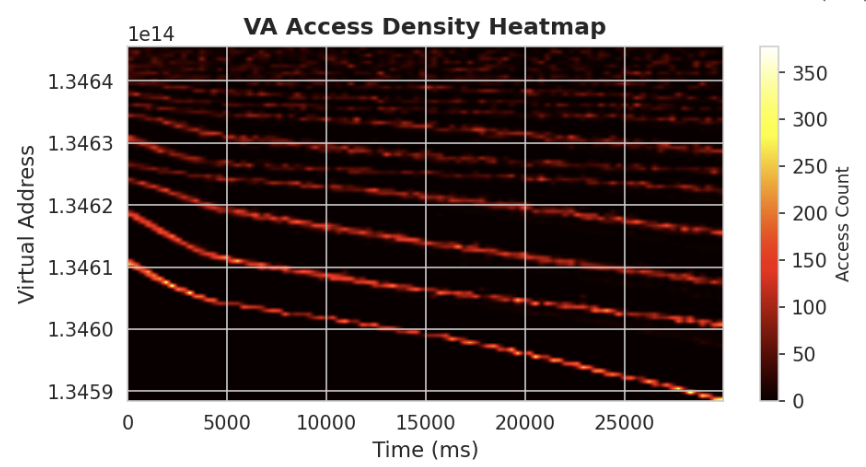
#> input picture tex-revision/img/pattern/faiss-build/page-fault-pattern.png, 866 x 467 px
$ python combine_patterns_crop_v2.py
#> lines starting #> are read from the running program, lines starting #| are printed output that depends on the picture
#!/usr/bin/env python3
"""
v2: Reuse v1's crop+resize logic, then add tick numbers with matplotlib.
Reads v1's crop boundaries, produces individual subplot images,
overlays larger axis ticks and colorbar numbers.
"""

import matplotlib.pyplot as plt
import matplotlib as mpl
import numpy as np
from pathlib import Path
from PIL import Image

mpl.rcParams['pdf.compression'] = 0

SCRIPT_DIR = Path(__file__).parent

# Same crop boundaries as v1
WORKLOADS = [
    ("faiss-build",       "(a) FAISS Build",   (50, 398, 131, 774)),
    ("faiss-query",       "(b) FAISS Query",   (53, 418, 137, 813)),
    ("llama.cpp-prefill", "(c) LLaMA Prefill", (42, 342, 112, 666)),
    ("llama.cpp-decode",  "(d) LLaMA Decode",  (66, 504, 178, 986)),
    ("pytorch-dnn",       "(e) GNN Training",  (72, 536, 96, 957)),
]

TARGET_HEIGHT = 400  # same as v1

# Axis ranges and colorbar ranges read from original images
AXIS_INFO = {
    'faiss-build':      {'x': (0, 25000), 'xt': [0, 10000, 20000],  'xl': ['0','10k','20k'], 'cbar': (0, 350)},
    'faiss-query':      {'x': (0, 25000), 'xt': [0, 10000, 20000],  'xl': ['0','10k','20k'], 'cbar': (0, 350)},
    'llama.cpp-prefill': {'x': (0, 16000), 'xt': [0, 8000, 16000],  'xl': ['0','8k','16k'],  'cbar': (0, 5000)},
    'llama.cpp-decode':  {'x': (0, 13000), 'xt': [0, 6000, 12000],  'xl': ['0','6k','12k'],  'cbar': (0, 700)},
    'pytorch-dnn':      {'x': (0, 25000), 'xt': [0, 10000, 20000],  'xl': ['0','10k','20k'], 'cbar': (0, 3500)},
}

TICK_FS = 5
LABEL_FS = 6.5
TITLE_FS = 7


def load_v1_crop(wdir, crop_box):
    """Replicate v1's crop + resize to TARGET_HEIGHT."""
#> called with wdir = 'faiss-build', crop_box = (50, 398, 131, 774)
    top, bottom, left, right = crop_box
    img = Image.open(str(SCRIPT_DIR / wdir / "page-fault-pattern.png"))
#> img is the input picture: PIL image 866x467 RGBA; mean R, G, B, A 134.3, 121.7, 119.8, 255
    cropped = img.crop((left, top, right, bottom))
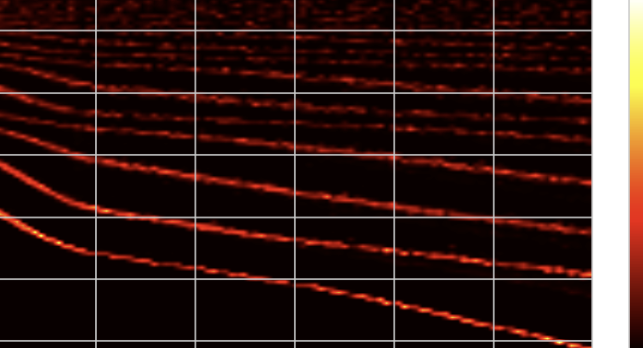
#> cropped: PIL image 643x348 RGBA; mean R, G, B, A 50.3, 28.1, 25.2, 255
    w, h = cropped.size
#> w = 643; h = 348
    new_w = int(w * TARGET_HEIGHT / h)
#> new_w = 739
    resized = cropped.resize((new_w, TARGET_HEIGHT), Image.LANCZOS)
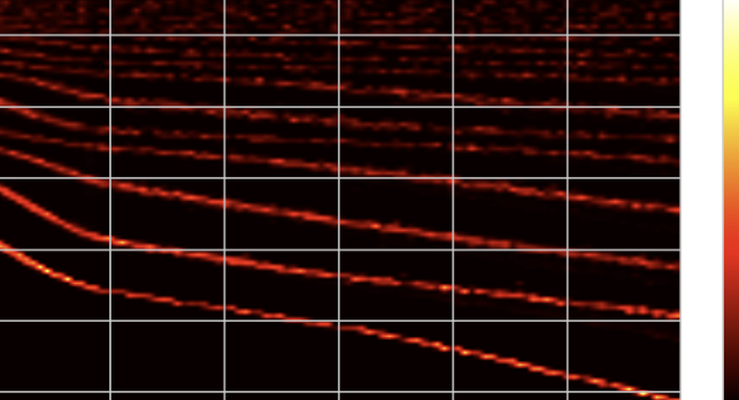
#> resized: PIL image 739x400 RGBA; mean R, G, B, A 50.3, 28.4, 25.4, 255
    return np.array(resized)


def main():
    # Load all v1 crops
    crops = []
    for wdir, label, crop_box in WORKLOADS:
        crops.append(load_v1_crop(wdir, crop_box))

    # Width ratios from resized pixel widths (all same height)
    width_ratios = [c.shape[1] for c in crops]

    ncols = len(WORKLOADS)
    fig, axes = plt.subplots(1, ncols, figsize=(7.0, 1.5), dpi=600,
                             gridspec_kw={'width_ratios': width_ratios})

    for idx, ((wdir, label, _), crop) in enumerate(zip(WORKLOADS, crops)):
        ax = axes[idx]
        img_h, img_w = crop.shape[:2]
        info = AXIS_INFO[wdir]

        # Display the v1 crop as-is
        ax.imshow(crop, interpolation='bilinear')

        # --- X ticks at pixel positions ---
        xmin, xmax = info['x']
        xt_pixels = [img_w * (v - xmin) / (xmax - xmin) for v in info['xt']]
        ax.set_xticks(xt_pixels)
        ax.set_xticklabels(info['xl'], fontsize=TICK_FS)
        ax.tick_params(axis='x', pad=1, length=2, width=0.4)

        # --- Y axis: no numbers, just label on leftmost ---
        ax.set_yticks([])
        if idx == 0:
            ax.set_ylabel("Virtual Address →", fontsize=LABEL_FS, labelpad=1,
                          rotation=90)

        ax.set_xlabel("Time (ms)", fontsize=LABEL_FS, labelpad=1)
        ax.set_title(label, fontsize=TITLE_FS, pad=2)

        # No border
        for spine in ax.spines.values():
            spine.set_visible(False)

        # --- Colorbar numbers on right edge ---
        # The color gradient is already in the image (from v1 crop).
        # Add min at bottom-right, max at top-right.
        cmin, cmax = info['cbar']
        ax.text(img_w * 1.01, img_h - 1, str(int(cmin)),
                fontsize=TICK_FS - 0.5, ha='left', va='bottom')
        ax.text(img_w * 1.01, 0, str(int(cmax)),
                fontsize=TICK_FS - 0.5, ha='left', va='top')

    plt.tight_layout()
    plt.subplots_adjust(wspace=0.18)

    for fmt in ("png", "pdf"):
        out = SCRIPT_DIR / f"combined_patterns_1x5_v2.{fmt}"
        fig.savefig(out, dpi=600, bbox_inches='tight',
                    facecolor='white', edgecolor='none')
        print(f"Saved: {out}")
#> this loop made 2 passes
#> pass 1, in main, `fig.savefig(out, dpi=600, bbox_inches='tight', facecolor='white', edge..`:
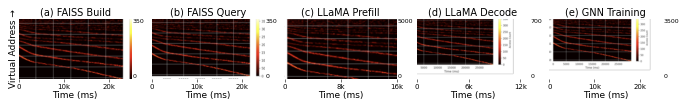
#> figure drawn by matplotlib, 5 panels
    plt.close(fig)


if __name__ == "__main__":
    main()
